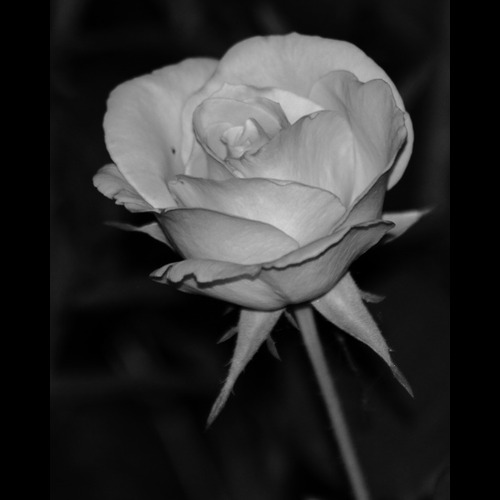
#> input picture Images/gray_rose.jpg, 500 x 500 px
$ python Task_2_a.py
#> lines starting #> are read from the running program, lines starting #| are printed output that depends on the picture; after the words box and inside, x2 and y2 are one past the last pixel; in counts of white or black regions, pixels touching at a corner belong together
import cv2 as cv
import matplotlib.pyplot as plt
img = cv.imread('Images/gray_rose.jpg',0)
#> img is the input picture: shape (500, 500); min 0, max 209, mean 46.8
row,col = img.shape
#> row = 500; col = 500

enhanced_image = img.copy()
for i in range(row):
    for j in range(col):
        if(enhanced_image[i][j]>=64 and enhanced_image[i][j]<128):
            enhanced_image[i][j] += 100
        if enhanced_image[i][j]>255:
            enhanced_image = 255
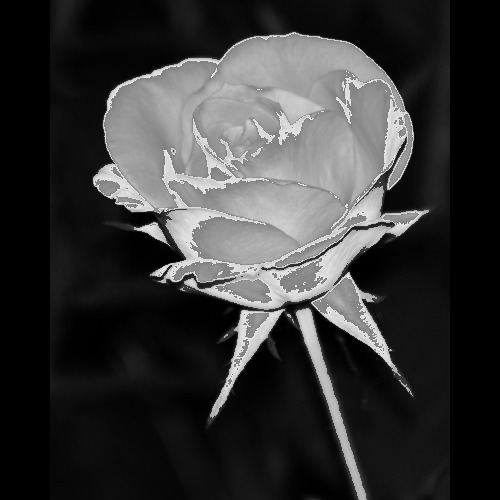
#> enhanced_image: shape (500, 500); 7.55% of pixels changed, all inside (x1, y1, x2, y2) = (93, 32, 429, 500)


plt.subplot(1,2,1)
plt.imshow(img,cmap='gray')
plt.title('Original Image')
plt.axis('off')

plt.subplot(1,2,2)
plt.axis('off')
plt.imshow(enhanced_image,cmap='gray')
plt.title('Brightness Enhancement Image')
plt.show()
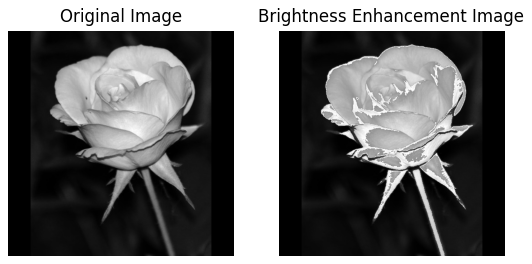
#> figure drawn by matplotlib, 2 panels
